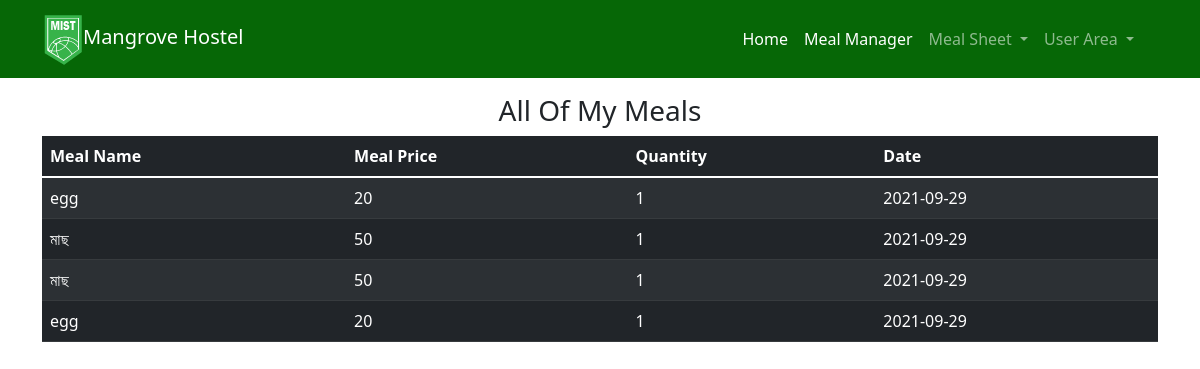
Page /mealhiostry/ (signed in) on the earlier database version.
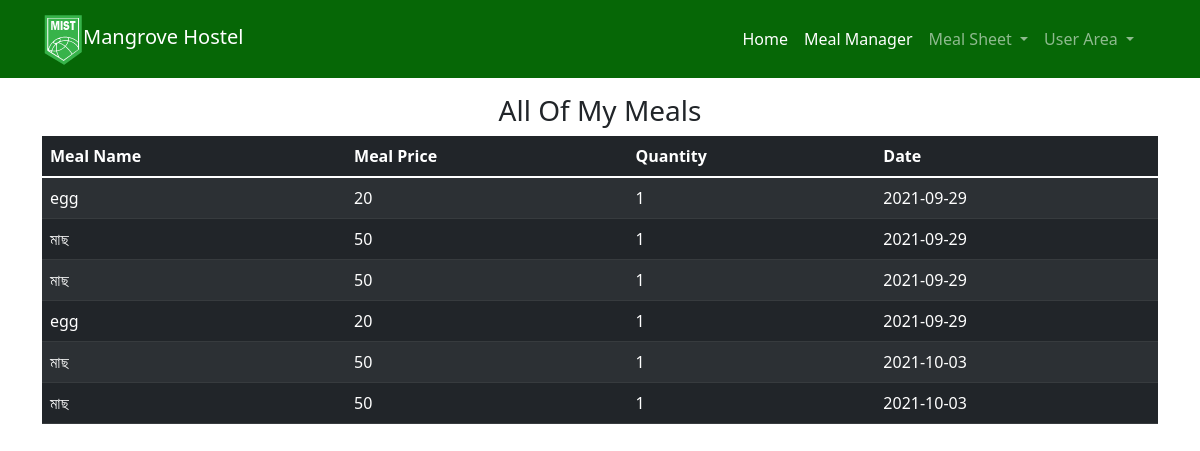
Same page on the later database version.
### mist/models.py (models this page shows, shortened)
class All_Meal_Order(models.Model):
    id=models.AutoField(primary_key=True)
    Name=models.CharField(max_length=50,default="")
    Hostel=models.CharField(max_length=13,default=1)
    Food_Name=models.CharField(max_length=50,default="")
    Food_ID=models.CharField(max_length=50,default="")
    Price=models.CharField(max_length=50,default="")
    Quantity=models.CharField(max_length=10,default="")
    Date_Time=models.CharField(max_length=50,default="")
    When=models.CharField(max_length=30,default="breakfast")

### mist/views.py (the view)
# urls.py: path('mealhiostry/', views.mealhiostry,name="mealhiostry"),
def mealhiostry(request):
    allmeal=All_Meal_Order.objects.filter(Name__icontains=request.user)
    sendvar={
        "allmeal":allmeal
    }
    return render(request,"allmeal.html",sendvar)

### mist/templates/allmeal.html (shortened to what this page needs)
{% extends 'base.html' %}
{% load static %}
{% block head %}
<link rel="stylesheet" type="text/css" href="{% static 'style.css' %}">
{% endblock  %}
{% block body %}
    <div class="container mt-3">
    <h3 align="center">All Of My Meals</h3>
        <table class="table table-dark table-striped container">
            <thead>
                <tr>
                    <th scope="col">Meal Name</th>
                    <th scope="col">Meal Price</th>
                    <th scope="col">Quantity</th>
                    <th scope="col">Date</th>
                </tr>
            </thead>
            <tbody>
            {% for i in allmeal %}
                <tr>
                    <td>{{i.Food_Name}}</td>
                    <td>{{i.Price}}</td>
                    <td>{{i.Quantity}}</td>
                    <td>{{i.Date_Time}}</td>
                </tr>
            {% endfor %}
            </tbody>
        </table>
    </div>
{% endblock  %}

Differences in the rows shown:
added All_Meal_Order: Food_Name "মাছ", Price "50", Quantity "1", Date_Time "2021-10-03"
added All_Meal_Order: Food_Name "মাছ", Price "50", Quantity "1", Date_Time "2021-10-03"
